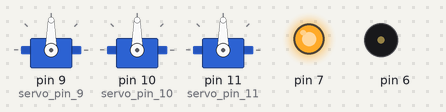
This sketch was run on a simulated Arduino Uno, built with avr-gcc and run on an emulated ATmega328P. On the bench: 3 × servo, output pins drawn as LEDs (lit = HIGH), buzzer (waves = sounding).

Above: at 0.1 s.
At 1.2 s:
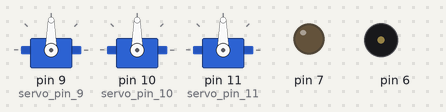
At 4.2 s:
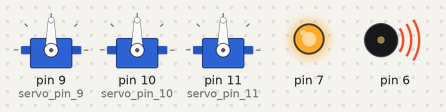
At 15.2 s:
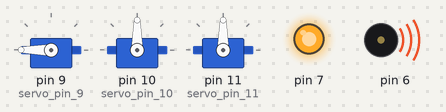
At 25.4 s:
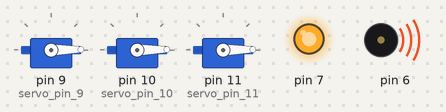
At 38.4 s:
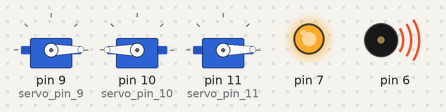
Timing chart, 0 to 40.0 s (numbered marks = the images above):
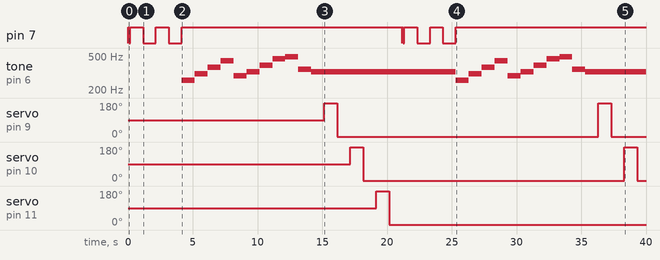

Measured:
- by itself, servo on pin 9 (servo_pin_9), servo on pin 10 (servo_pin_10): alternates 180° for 1.0 s and 1° for 20.2 s
- by itself, servo on pin 11 (servo_pin_11): 90° → 180° at 19.2 s, → 1° 1.0 s later
- by itself, tone on pin 6: plays 261 Hz for 1.0 s, 311 Hz for 1.0 s, 369 Hz for 1.0 s, 440 Hz for 1.0 s, 293 Hz for 1.0 s, 329 Hz for 1.0 s … (22 notes in this stretch)

The sketch:

electron.ino
```cpp
#include <Servo.h>

Servo servo_pin_9;
Servo servo_pin_10;
Servo servo_pin_11;
int _ABVAR_1_a;
int _ABVAR_2_a;

void BEEP();
void MOVE();
void heartbeat();

void setup()
{
  servo_pin_9.attach(9);
  servo_pin_10.attach(10);
  servo_pin_11.attach(11);
  pinMode( 7 , OUTPUT);
}

void loop()
{
  heartbeat();
  BEEP();
  MOVE();
}

void MOVE()
{
  servo_pin_9.write( 180 );
  delay( 1000 );
  servo_pin_9.write( 1 );
  delay( 1000 );
  servo_pin_10.write( 180 );
  delay( 1000 );
  servo_pin_10.write( 1 );
  delay( 1000 );
  servo_pin_11.write( 180 );
  delay( 1000 );
  servo_pin_11.write( 1 );
  delay( 1000 );
}

void heartbeat()
{
  for (_ABVAR_1_a=1; _ABVAR_1_a<= ( 5 ); ++_ABVAR_1_a )
  {
    digitalWrite( 7 , HIGH );
    delay( 16 );
    digitalWrite( 7 , LOW );
    delay( 16 );
  }
  for (_ABVAR_2_a=1; _ABVAR_2_a<= ( 2 ); ++_ABVAR_2_a )
  {
    digitalWrite( 7 , HIGH );
    delay( 1000 );
    digitalWrite( 7 , LOW );
    delay( 1000 );
  }
  digitalWrite( 7 , HIGH );
}

void BEEP()
{
  tone(6, 261);
  delay( 1000 );
  tone(6, 311);
  delay( 1000 );
  tone(6, 369);
  delay( 1000 );
  tone(6, 440);
  delay( 1000 );
  tone(6, 293);
  delay( 1000 );
  tone(6, 329);
  delay( 1000 );
  tone(6, 392);
  delay( 1000 );
  tone(6, 466);
  delay( 1000 );
  tone(6, 493);
  delay( 1000 );
  tone(6, 349);
  delay( 1000 );
  tone(6, 329);
  delay( 1000 );
}
```
